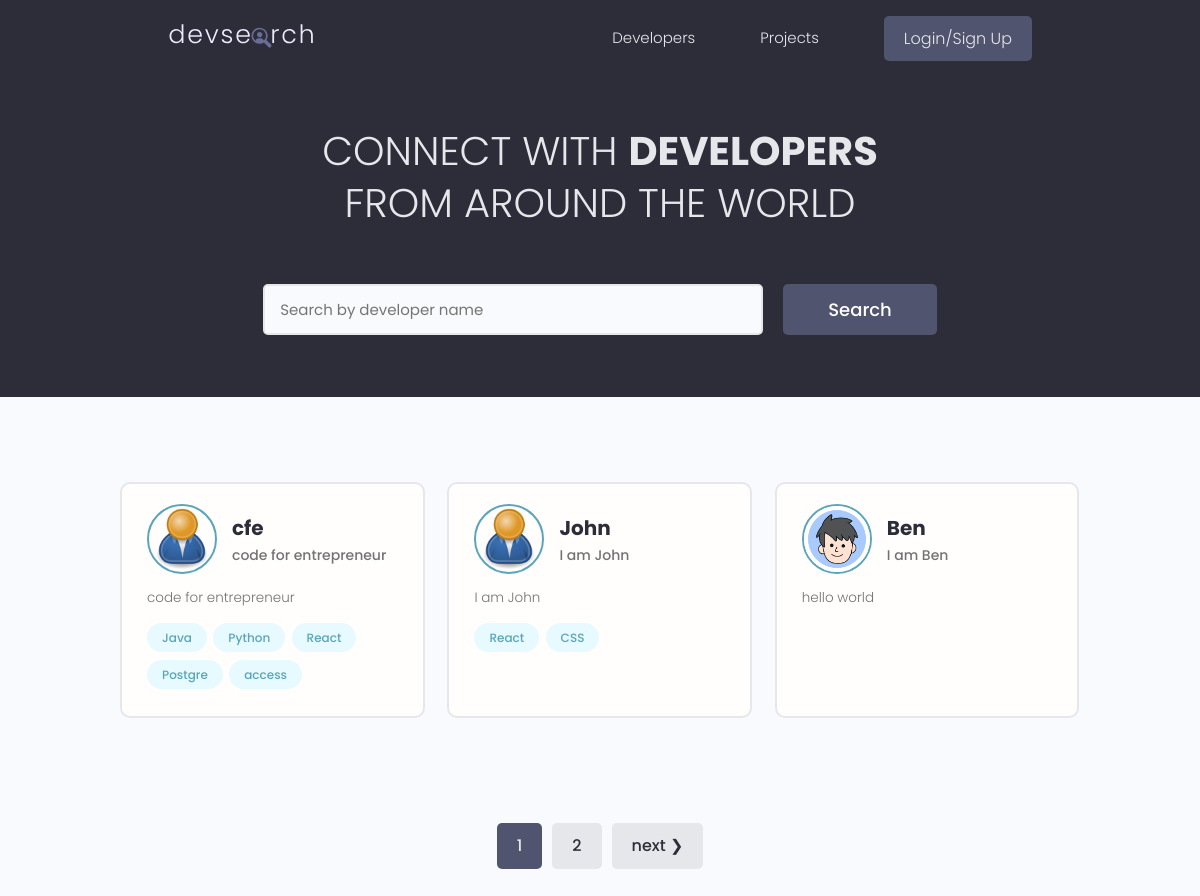
/, run on an earlier commit of the app's database.
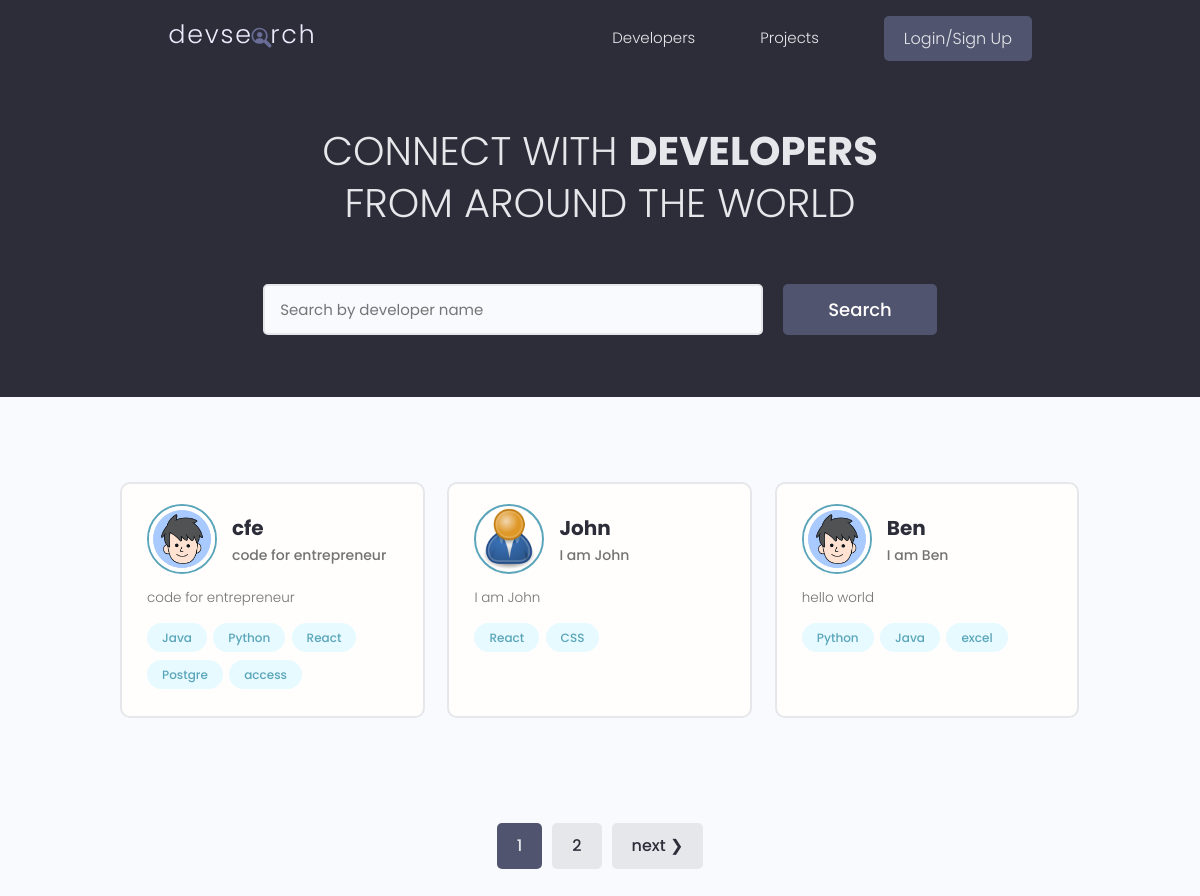
And on a later commit of the database.
### users/models.py (models this page shows, shortened)
class Profile(models.Model):
    user = models.OneToOneField(User, on_delete=models.CASCADE, null=True, blank=True)
    name = models.CharField(max_length=200,null=True, blank=True)
    email = models.EmailField(max_length=500, blank=True, null=True)
    username = models.CharField(max_length=200,null=True, blank=True)
    location = models.CharField(max_length=200,null=True, blank=True)
    short_intro = models.CharField(max_length=200,null=True, blank=True)
    bio = models.TextField(null=True, blank=True)
    profile_image = models.ImageField(null=True, blank=True, upload_to='profiles/', default="profiles/user-default.png" )
    social_github = models.CharField(max_length=200,null=True, blank=True)
    social_twitter = models.CharField(max_length=200,null=True, blank=True)
    social_linkedin = models.CharField(max_length=200,null=True, blank=True)
    social_youtube = models.CharField(max_length=200,null=True, blank=True)
    social_website = models.CharField(max_length=200,null=True, blank=True)
    id = models.UUIDField(default=uuid.uuid4, unique=True, primary_key=True, editable=False)
    created = models.DateTimeField(auto_now_add=True)
    class Meta:
        ordering = ['created']
    @property
    def imageURL(self):
        try:
            url = self.profile_image.url
        except:
            url = ""
        return url

class Skill(models.Model):
    owner = models.ForeignKey(Profile, on_delete=models.CASCADE, null=True, blank=True)
    name = models.CharField(max_length=200,null=True, blank=True)
    description = models.TextField(null=True, blank=True)
    created = models.DateTimeField(auto_now_add=True)
    id = models.UUIDField(default=uuid.uuid4, unique=True, primary_key=True, editable=False)
    def __str__(self) -> str:
        return str(self.name)

### users/views.py (the view)
# urls.py: path('', views.profiles, name="profiles"),
def profiles(request):
    profiles, search_query = searchProfiles(request)
    custom_range, profiles = paginateProfiles(request, profiles, 3)
    context = {'profiles': profiles, 'search_query':search_query, 'custom_range': custom_range }
    return render(request, 'users/profiles.html', context)

### users/utils.py (called while the page is built)
def paginateProfiles(request, profiles, results):
    page = request.GET.get('page')
    print('page', page)
    paginator = Paginator(profiles, results)
    try:
        profiles = paginator.page(page)
        print('profiles', profiles)
    except PageNotAnInteger:
        page = 1
        profiles = paginator.page(page)
    except EmptyPage:
        page = paginator.num_pages
        profiles = paginator.page(page)
    leftIndex = (int(page) - 4)
    if leftIndex < 1:
        leftIndex = 1
    rightIndex = (int(page) + 5)
    if rightIndex > paginator.num_pages:
        rightIndex = paginator.num_pages + 1
    custom_range = range(leftIndex, rightIndex)
    return custom_range, profiles

def searchProfiles(request):
    search_query = ''
    if request.GET.get('search_query'):
        search_query = request.GET.get('search_query')
    skills = Skill.objects.filter(name__icontains=search_query)
    profiles = Profile.objects.distinct().filter(
    Q(name__icontains=search_query)|
    Q(short_intro__icontains=search_query)|
    Q(skill__in=skills)
    )
    return profiles, search_query

### users/templates/users/profiles.html (shortened to what this page needs)
{% extends "main.html" %}
{% block content %}
<main class="home">
    <section class="hero-section text-center">
      <div class="container container--narrow">
        <div class="hero-section__box">
          <h2>CONNECT WITH <span>DEVELOPERS</span></h2>
          <h2>FROM AROUND THE WORLD</h2>
        </div>
        <div class="hero-section__search">
          <form class="form" action="{% url 'profiles' %}" method="get">
            <div class="form__field">
              <input class="input input--text" id="formInput#search" type="text" name="search_query" value="{{ search_query }}"
                placeholder="Search by developer name" />
            </div>
            <input class="btn btn--sub btn--lg" type="submit" value="Search" />
          </form>
        </div>
      </div>
    </section>
    <section class="devlist">
      <div class="container">
        <div class="grid grid--three">
        {% for profile in profiles %}
          <div class="column card">
            <div class="dev">
              <a href="{% url 'user-profile' profile.id %}" class="card__body">
                <div class="dev__profile">
                  <img class="avatar avatar--md" src="{{ profile.imageURL }}" alt="image" />
                  <div class="dev__meta">
                    <h3>{{ profile.name }}</h3>
                    <h5>{{ profile.short_intro }}</h5>
                  </div>
                </div>
                <p class="dev__info">{{ profile.bio|slice:"60" }}</p>
                <div class="dev__skills">
                {% for skill in profile.skill_set.all|slice:5 %}
                  <span class="tag tag--pill tag--main">
                    <small>{{ skill }}</small>
                  </span>
                {% endfor %}
                </div>
              </a>
            </div>
          </div>
        {% endfor %}
        </div>
      </div>
    </section>
    {% include "pagination.html" with queryset=profiles custom_range=custom_range %}
  </main>
{% endblock content %}

What changed in the data, as far as the page shows it:
changed Profile "cfe": imageURL: picture added in place of a placeholder
added Skill: name "Python", shown under Profile "Ben"
added Skill: name "Java", shown under Profile "Ben"
added Skill: name "excel", shown under Profile "Ben"
